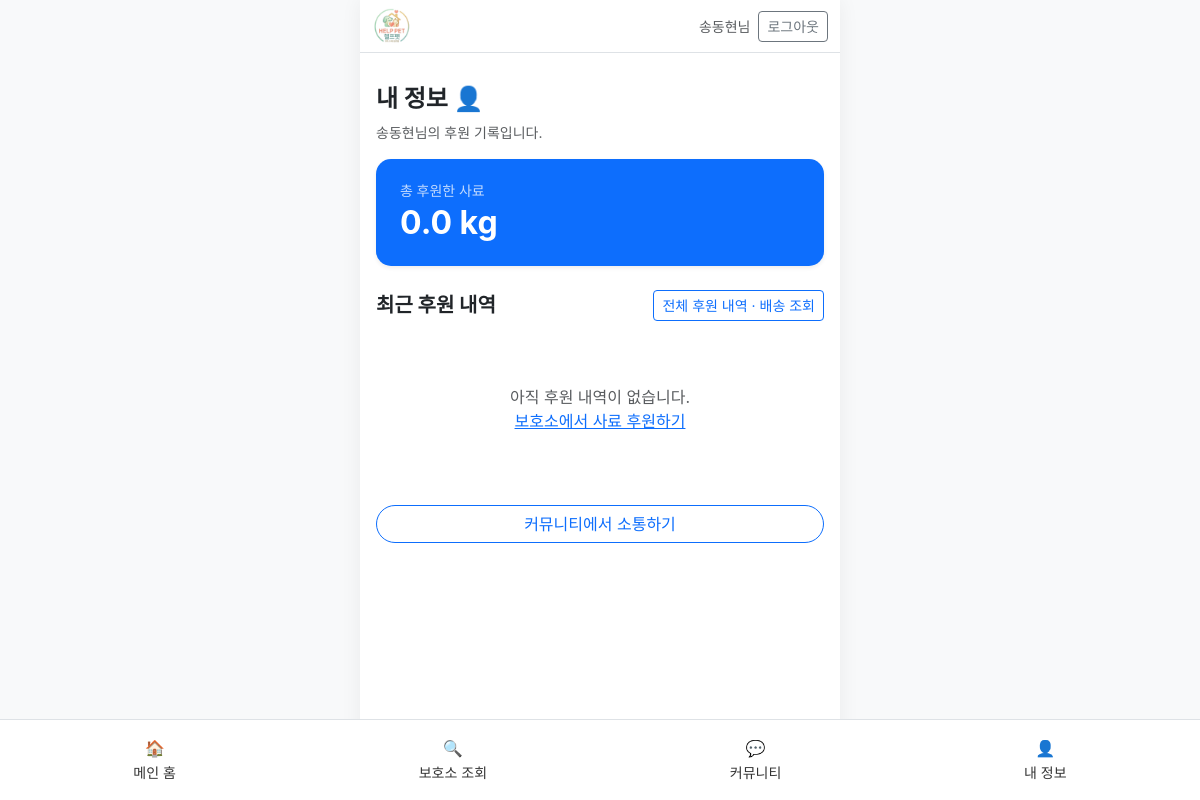
The app's page /mypage/ (signed in), older data.
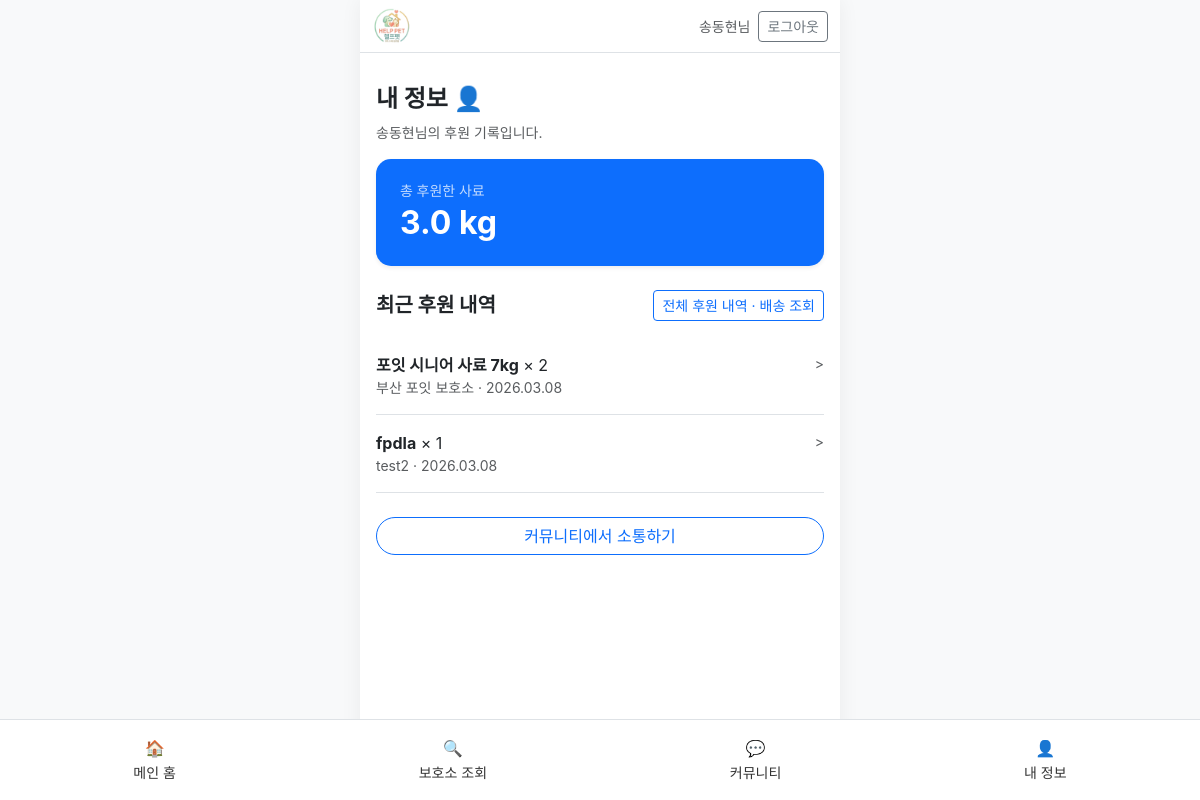
The same page, newer data.
### shelter/models.py (models this page shows, shortened)
class Donation(models.Model):
    user = models.ForeignKey(User, on_delete=models.CASCADE, verbose_name="후원자")
    shelter = models.ForeignKey(Shelter, on_delete=models.CASCADE, verbose_name="보호소")
    product = models.ForeignKey(Product, on_delete=models.CASCADE, verbose_name="후원물품")
    amount = models.IntegerField(default=1, verbose_name="수량")
    imp_uid = models.CharField(max_length=64, blank=True, verbose_name="포트원 결제고유번호")
    merchant_uid = models.CharField(max_length=128, blank=True, verbose_name="주문번호")
    created_at = models.DateTimeField(auto_now_add=True, verbose_name="후원시간")
    tracking_number = models.CharField(max_length=64, blank=True, verbose_name="송장번호")
    tracking_carrier = models.CharField(max_length=64, blank=True, verbose_name="택배사")
    shipped_at = models.DateTimeField(null=True, blank=True, verbose_name="발송일시")
    class Meta:
        ordering = ['-created_at']

class Product(models.Model):
    name = models.CharField(max_length=100, verbose_name="사료명")
    price = models.IntegerField(verbose_name="가격")
    image = models.ImageField(upload_to='products/', verbose_name="사료이미지")
    description = models.TextField(verbose_name="사료설명")
    weight_kg = models.FloatField(default=1.0, verbose_name="포장 무게(kg)")

class Shelter(models.Model):
    REGION_CHOICES = [
        ('서울', '서울'), ('부산', '부산'), ('대구', '대구'), ('인천', '인천'), ('광주', '광주'),
        ('대전', '대전'), ('울산', '울산'), ('세종', '세종'), ('경기', '경기'), ('강원', '강원'),
        ('충북', '충북'), ('충남', '충남'), ('전북', '전북'), ('전남', '전남'), ('경북', '경북'),
        ('경남', '경남'), ('제주', '제주'),
    ]
    name = models.CharField(max_length=100, verbose_name="보호소명")
    region = models.CharField(max_length=20, choices=REGION_CHOICES, default='서울', verbose_name="지역")
    address = models.CharField(max_length=200, verbose_name="주소")
    phone = models.CharField(max_length=20, blank=True, verbose_name="연락처")
    description = models.TextField(verbose_name="보호소소개")
    image = models.ImageField(upload_to='shelters/', verbose_name="보호소이미지", blank=True, null=True)
    target_product = models.ForeignKey(Product, on_delete=models.SET_NULL, null=True, blank=True, verbose_name="필요사료")

### main/views.py (the view)
# urls.py: path('mypage/', main_views.mypage, name='mypage'),
@login_required
def mypage(request):
    donations = Donation.objects.filter(user=request.user).select_related(
        'shelter', 'product'
    ).order_by('-created_at')[:30]
    total_donations_all = Donation.objects.filter(user=request.user).select_related('product')
    total_kg = 0.0
    for d in total_donations_all:
        weight = getattr(d.product, 'weight_kg', 1.0) or 1.0
        total_kg += d.amount * weight
    return render(request, 'mypage.html', {
        'donations': donations,
        'total_kg': total_kg,
    })

### templates/mypage.html
{% extends 'base.html' %}
{% block content %}
<div class="py-3">
    <h4 class="fw-bold">내 정보 👤</h4>
    <p class="text-muted small">{{ user.username }}님의 후원 기록입니다.</p>
    <div class="card border-0 shadow-sm bg-primary text-white mb-4" style="border-radius: 15px;">
        <div class="card-body p-4">
            <h6 class="opacity-75 small mb-1">총 후원한 사료</h6>
            <h2 class="fw-bold mb-0">{{ total_kg|floatformat:1 }} kg</h2>
        </div>
    </div>
    <div class="d-flex justify-content-between align-items-center mb-3">
        <h5 class="fw-bold mb-0">최근 후원 내역</h5>
        <a href="{% url 'mypage_donations' %}" class="btn btn-outline-primary btn-sm">전체 후원 내역 · 배송 조회</a>
    </div>
    <div class="list-group list-group-flush">
        {% for d in donations %}
        <a href="{% url 'shelter_detail_info' d.shelter_id %}" class="list-group-item list-group-item-action border-0 border-bottom py-3 px-0 text-decoration-none text-dark">
            <div class="d-flex justify-content-between align-items-start">
                <div>
                    <strong>{{ d.product.name }}</strong> × {{ d.amount }}
                    <div class="text-muted small">{{ d.shelter.name }} · {{ d.created_at|date:"Y.m.d" }}</div>
                </div>
                <span class="text-muted small">></span>
            </div>
        </a>
        {% empty %}
        <div class="text-center py-5 text-muted">
            아직 후원 내역이 없습니다.<br>
            <a href="{% url 'shelter_list' %}">보호소에서 사료 후원하기</a>
        </div>
        {% endfor %}
    </div>
    <div class="mt-4">
        <a href="{% url 'community_list' %}" class="btn btn-outline-primary w-100 rounded-pill">커뮤니티에서 소통하기</a>
    </div>
</div>
{% endblock %}

Row changes from the older to the newer data that the page shows:
added Donation: product.name "포잇 시니어 사료 7kg", amount "2", shelter.name "부산 포잇 보호소", created_at "2026.03.08"
added Donation: product.name "fpdla", amount "1", shelter.name "test2", created_at "2026.03.08"
Text that changed along with them:
{{ total_kg|floatformat:1 }}: "0.0" → "3.0"
text no longer shown: "아직 후원 내역이 없습니다. 보호소에서 사료 후원하기"
